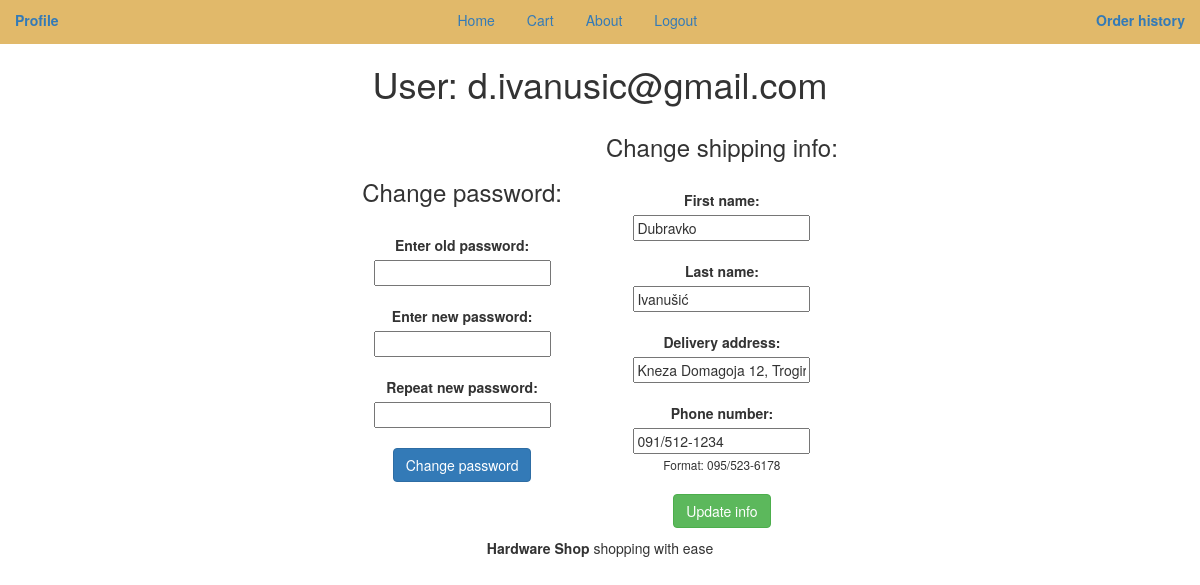
/profile (signed in), run on an earlier commit of the app's database.
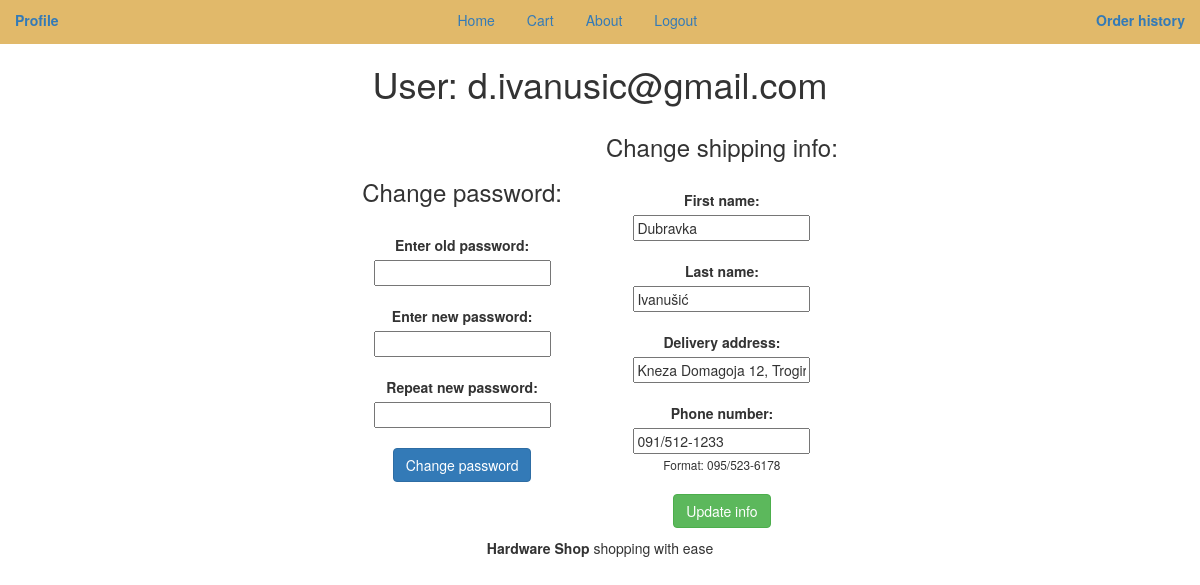
And on a later commit of the database.
### tables this page shows
CREATE TABLE `users` (
  `id` int(11) NOT NULL,
  `password` varchar(255) NOT NULL,
  `isAdmin` tinyint(1) NOT NULL,
  `firstName` varchar(255) NOT NULL,
  `lastName` varchar(255) NOT NULL,
  `email` varchar(255) NOT NULL,
  `address` varchar(255) NOT NULL,
  `phone` varchar(255) NOT NULL
);

### app/Response.php (called while the page is built, shortened)
<?php
class Response
{
    public function setBody($body, $vars = []) : ?Response
    {
        try {
            extract($vars, EXTR_SKIP);
            include $body;
        } catch (Exception $exception) {
            ob_end_clean();
            echo $exception->getMessage();
        }
        return $this;
    }
}

### app/controllers/UserController.php (called while the page is built, shortened)
<?php
class UserController
{
    public function renderProfile($response)
    {
        $user = Utils::getDb()->prepare("SELECT * FROM users WHERE id=:id");
        $user->execute(['id' => $_SESSION['id']]);
        $user = $user->fetchAll(PDO::FETCH_CLASS);
        return $response->setBody('app/views/UserView.php', [
            'user' => $user[0],
            'isAdmin' => false
        ]);
    }
}

### index.php (called while the page is built, shortened)
<?php
$app = new App(new Container([
            'router' => function() {
                return new Router;
            },
            'response' => function() {
                return new Response;
            }
        ]));
$app->get('/', [HomeController::class, 'index']);
$app->get('/home', [HomeController::class, 'index']);
$app->get('/about', [HomeController::class, 'renderAbout']);
$app->get('/register', [RegisterController::class, 'register']);
$app->post('/register/submit', [RegisterController::class, 'submit']);
$app->get('/login', [LoginController::class, 'login']);
$app->post('/login/submit', [LoginController::class, 'submit']);
$app->get('/logout', [LoginController::class, 'logout']);
$app->get('/cart', [CartController::class, 'render']);
$app->get('/cart/add', [CartController::class, 'add']);
$app->get('/cart/empty', [CartController::class, 'empty']);
$app->get('/cart/addQuantity', [CartController::class, 'addQuantity']);
$app->get('/cart/removeQuantity', [CartController::class, 'removeQuantity']);
$app->post('/cart/order', [CartController::class, 'processOrder']);
$app->get('/orderForm', [CartController::class, 'orderForm']);
$app->get('/allOrders', [OrderController::class, 'allOrders']);
$app->get('/orderHistory', [OrderController::class, 'showHistory']);
$app->post('/allOrders/updateUserStatus', [OrderController::class, 'updateUserStatus']);
$app->post('/allOrders/updateGuestStatus', [OrderController::class, 'updateGuestStatus']);
$app->get('/product', [ProductController::class, 'renderProduct']);
$app->get('/addProduct', [ProductController::class, 'add']);
$app->get('/editProduct', [ProductController::class, 'edit']);
$app->get('/removeProduct', [ProductController::class, 'remove']);
$app->post('/addProduct/submit', [ProductController::class, 'submit']);
$app->get('/allUsers', [UserController::class, 'renderAllUsers']);
$app->get('/editUser', [UserController::class, 'editUser']);
$app->post('/editUser/submit', [UserController::class, 'submit']);
$app->get('/removeUser', [UserController::class, 'removeUser']);
$app->get('/profile', [UserController::class, 'renderProfile']);
$app->post('/editUser/updatePassword', [UserController::class, 'updatePassword']);
$app->post('/editUser/updateInfo', [UserController::class, 'updateInfo']);
$app->run();

### app/Utils.php (called while the page is built, shortened)
<?php
class Utils
{
    protected static PDO $db;
    public static function getDb(): PDO
    {
        return self::$db;
    }
    public static function setDb(PDO $db): void
    {
        self::$db = $db;
    }
}

### app/views/UserView.php (the view, shortened to what the changed rows need)
<?php
include "Header.php";
?>
<h1>User: <?= $vars['user']->email ?></h1>
<div>
    <div style="display: inline-block; vertical-align: middle; padding-right: 20px;">
        <?php if($vars['isAdmin']): ?>
        <h3>Change privileges:</h3><br>
        <form method="post" action="editUser/submit">
            <label for="isAdmin">Edit privileges</label><br>
            <select id="isAdmin" name="isAdmin">
                <option value="1" <?= $vars['user']->isAdmin == 1 ? 'selected' : '' ?>>Admin</option>
                <option value="0" <?= $vars['user']->isAdmin == 0 ? 'selected' : '' ?>>Customer</option>
            </select><br><br>
            <input class="btn btn-primary" type="submit" value="Submit">
        <?php else: ?>
        <h3>Change password:</h3><br>
        <?php endif; ?>
    </div>
    <div style="display: inline-block; vertical-align: middle; padding-left: 20px;">
        <h3>Change shipping info:</h3><br>
        <form method="post" action="editUser/updateInfo">
            <label for="fname">First name:</label><br>
            <input required type="text" id="fname" name="fname" value="<?= $vars['user']->firstName ?? '' ?>"><br><br>
            <label for="lname">Last name:</label><br>
            <input required type="text" id="lname" name="lname" value="<?= $vars['user']->lastName ?? '' ?>"><br><br>
            <label for="address">Delivery address:</label><br>
            <input required type="text" id="address" name="address" value="<?= $vars['user']->address ?? '' ?>"><br><br>
            <label for="phone">Phone number:</label><br>
            <input required type="tel" pattern="[0-9]{3}/[0-9]{3}-[0-9]{4}" value="<?= $vars['user']->phone ?? '' ?>" id="phone" name="phone"><br>
            <small>Format: 095/523-6178</small><br><br>
            <input class="btn btn-success" type="submit" value="Update info">
        </form>
    </div>
</div>
<?php
include "Footer.php";
?>

What changed in the data, as far as the page shows it:
changed users "d.ivanusic@gmail.com": fname "Dubravko" → "Dubravka"; phone "091/512-1234" → "091/512-1233"
